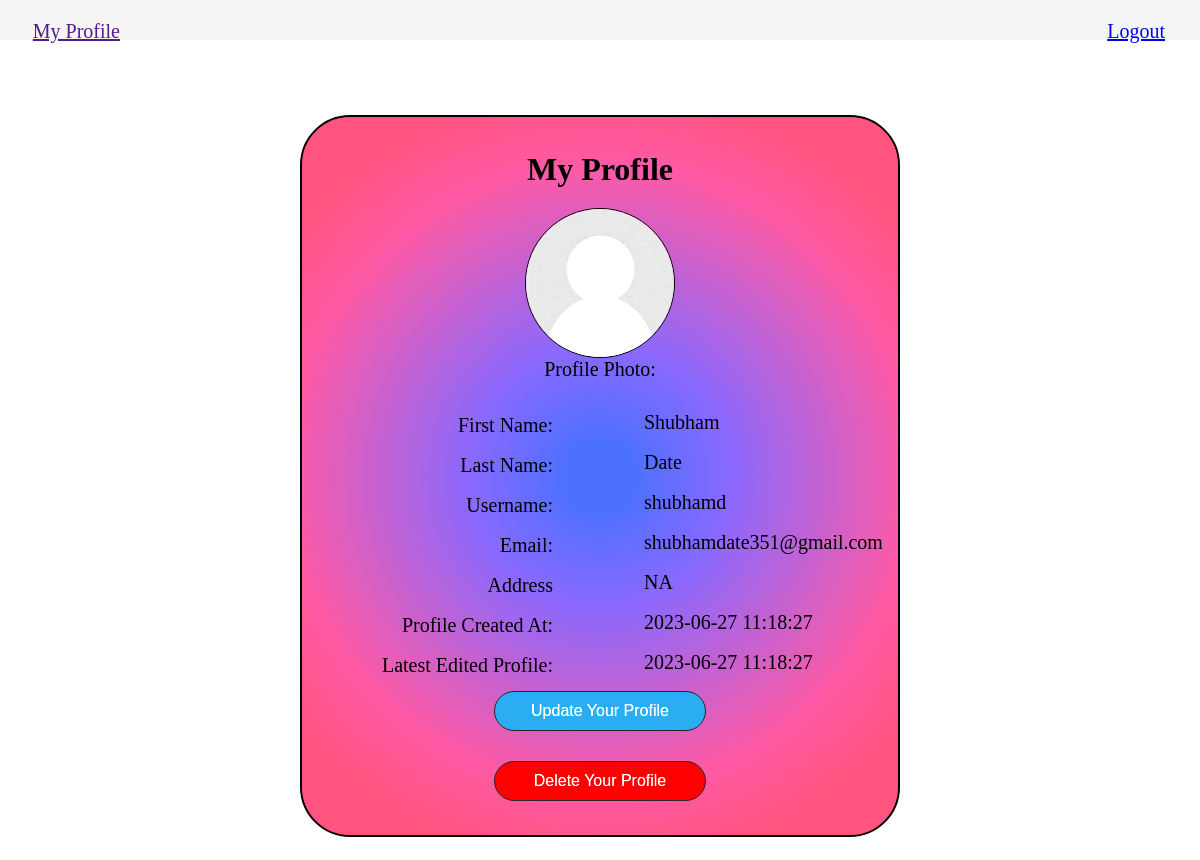
The page /crud_opration/php/user_profile.php (signed in) on the database its author committed.
### tables this page shows
CREATE TABLE IF NOT EXISTS `user_profile` (
  `profile_id` int NOT NULL AUTO_INCREMENT,
  `user_id` int NOT NULL,
  `address` varchar(40) NOT NULL,
  `profile_photo` varchar(40) NOT NULL,
  `create_at` datetime NOT NULL,
  `updated_at` datetime NOT NULL,
  PRIMARY KEY (`profile_id`),
  KEY `user_id` (`user_id`)
);

CREATE TABLE IF NOT EXISTS `user` (
  `id` int NOT NULL AUTO_INCREMENT,
  `username` varchar(20) NOT NULL,
  `password` char(40) NOT NULL,
  `fname` varchar(20) NOT NULL,
  `lname` varchar(20) NOT NULL,
  `email` varchar(40) NOT NULL,
  `create_at` datetime NOT NULL,
  `updated_at` datetime NOT NULL,
  PRIMARY KEY (`id`),
  UNIQUE KEY `username` (`username`),
  UNIQUE KEY `email` (`email`)
);

### crud_opration/php/user_profile.php (the view, shortened to what this page needs)
<?php
    include('connection.php');
    if(isset($_SESSION["id"])){
        $id = $_SESSION['id'];
        $query = "select * from user WHERE `id`='$id';";
        $result = mysqli_query($con,$query);
        $query = "select * from user_profile WHERE `user_id`='$id';";
        $result_profile = mysqli_query($con,$query);
    }
    else{
        header('Location:../html/login.html.php');
    }
?>
<!DOCTYPE html>
<html lang="en">
<head>
    <link rel="stylesheet" a href="../css/user_profile.css" />
</head>
<body>
<nav class="navbar navbar-expand-lg navbar-light bg-light">
  <div class="collapse navbar-collapse" id="navbarNavAltMarkup">
    <div class="navbar-nav left">
      <a class="nav-item nav-link active" href="">My Profile</a>
    </div>
    <div class="navbar-navv right">
    <a class="nav-item loguot nav-link" href="../php/logout.php">Logout</a>
    </div>
  </div>
</nav>
<div class="profileSection">
    <div class="register">
        <h1>My Profile</h1>
        <?php
                                    while($row=mysqli_fetch_assoc($result))
                                    {
                                        $username = $row['username'];
                                        $fanme = $row['fname'];
                                        $lname = $row['lname'];
                                        $email = $row['email'];
                                        $create_at = $row['create_at'];
                                        $updated_at = $row['updated_at'];
                                    }
                                    while($row_profile=mysqli_fetch_assoc($result_profile))
                                    {
                                        $profile_photo = $row_profile['profile_photo'];
                                        $address = $row_profile['address'];
                                    }
                            ?>
        <div class="profileImgSec">
            <div class="profileImg">
                <img class="avatar" src="http://localhost:8080/crud_opration/Img/<?php echo $profile_photo; ?>" />
            </div>
            Profile Photo:
        </div>
        <div class="profile">
            <div class="profileContent">
                First Name:
            </div>
            <div class="profileData">
                <?php echo $fanme ?>
            </div>
        </div>
        <div class="profile">
            <div class="profileContent">
                Last Name:
            </div>
            <div class="profileData">
                <?php echo $lname ?>
            </div>
        </div>
        <div class="profile">
            <div class="profileContent">
                Username:
            </div>
            <div class="profileData">
                <?php echo $username ?>
            </div>
        </div>
        <div class="profile">
            <div class="profileContent">
                Email:
            </div>
            <div class="profileData">
                <?php echo $email ?>
            </div>
        </div>
        <div class="profile">
            <div class="profileContent">
            Address
            </div>
            <div class="profileData">
            <?php echo $address ?>
            </div>
        </div>
        <div class="profile">
            <div class="profileContent">
                Profile Created At:
            </div>
            <div class="profileData">
                <?php echo $create_at ?>
            </div>
        </div>
        <div class="profile">
            <div class="profileContent">
                Latest Edited Profile:
            </div>
            <div class="profileData">
                <?php echo $updated_at ?>
            </div>
        </div>
        <form action = "../php/update_user_profile.php">
            <div class="button">
                <button class="btn" type="submit">Update Your Profile</button>
            </div>
        </form>
        <form action = "../php/delete_user.php">
            <div class="button">
                <button  class="btn" id="delete" type="submit" onclick="return confirm('Are you sure you want to delete this item?');">Delete Your Profile</button>
            </div>
        </form>
    </div>
</div>
</body>
</html>

### crud_opration/css/user_profile.css (style rules this page uses)
* { padding: 0px; margin: 0px; box-sizing: border-box; }
.register h1 { text-align: center; }
.register { width: 600px; padding: 34px; margin: 23px; margin-inline: auto; margin-inline: auto; border-radius: 50px; border: 2px solid black; background-color: whitesmoke; background: rgb(63,94,251); background: radial-gradient(circle, rgba(63,94,251,1) 7%, rgba(252,70,107,1) 83%); filter: brightness(120%); margin-top: 75px; }
.profile { font-size: 20px; padding: 10px; margin: 10px; margin-bottom: 20px; }
.profileImgSec { text-align: center; padding: 10px; margin: 10px; font-size: 20px; font-family: 'Times New Roman', Times, serif; }
.avatar { vertical-align: middle; width: 150px; height: auto; border-radius: 100%; border: 1px solid black; }
.profileContent { width: 200px; float: left; text-align: right; padding: 3px; }
.profileData { width: 200px; float: right; text-align: left; }
.button { display: flex; justify-content: center; align-items: center; width: 100%; margin-top: 30px; }
.btn { width: 40%; margin-inline: auto; font-size: 16px; color: white; background: rgb(36, 144, 203); padding: 10px; border: 1px solid rgb(35, 30, 30); border-radius: 20px; cursor: pointer; }
#delete { background-color: rgb(215, 0, 0); }
nav { padding: 20px; background-color: whitesmoke; font-size: 20px; }
.left { width: 100px; text-align: right; float: left; }
.right { width: 100px; margin-right: 15px; float: right; text-align: right; }

### rows shown on the page
user_profile: profile_photo (picture), address "NA"
user: fname "Shubham", lname "Date", username "shubhamd", email "shubhamdate351@gmail.com", create_at "2023-06-27 11:18:27", updated_at "2023-06-27 11:18:27"
